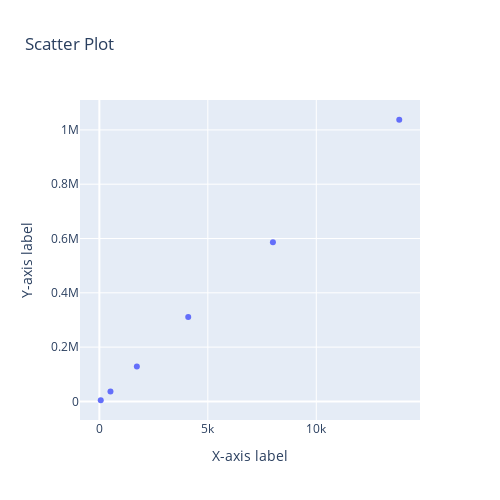

Notebook source saved alongside this figure:
### Code cell
import plotly.graph_objs as go

x = []
y = []
for dia, r in data.items():
    x.append(dia**3)
    y.append(r['red_avg_pop'] + r['green_avg_pop'])

fig = go.Figure(data=go.Scatter(x=x, y=y, mode='markers'))

# Update layout (optional)
fig.update_layout(
    title='Scatter Plot',
    xaxis=dict(title='X-axis label'),
    yaxis=dict(title='Y-axis label')
)

# Set the aspect ratio to be square
fig.update_layout(
    autosize=False,
    width=500,
    height=500
)

# Show plot
fig.show()

### Figure 1 — Plotly figure (JSON) as saved in the notebook; plotly's stock layout.template omitted (floating-point values rounded to 4 significant figures)
{"data": [{"mode": "markers", "type": "scatter", "x": [64, 512, 1728, 4096, 8000, 13824], "y": [4299.0, 36860.0, 128600.0, 310800.0, 586600.0, 1037000.0]}], "layout": {"autosize": false, "height": 500, "title": {"text": "Scatter Plot"}, "width": 500, "xaxis": {"title": {"text": "X-axis label"}}, "yaxis": {"title": {"text": "Y-axis label"}}}}
